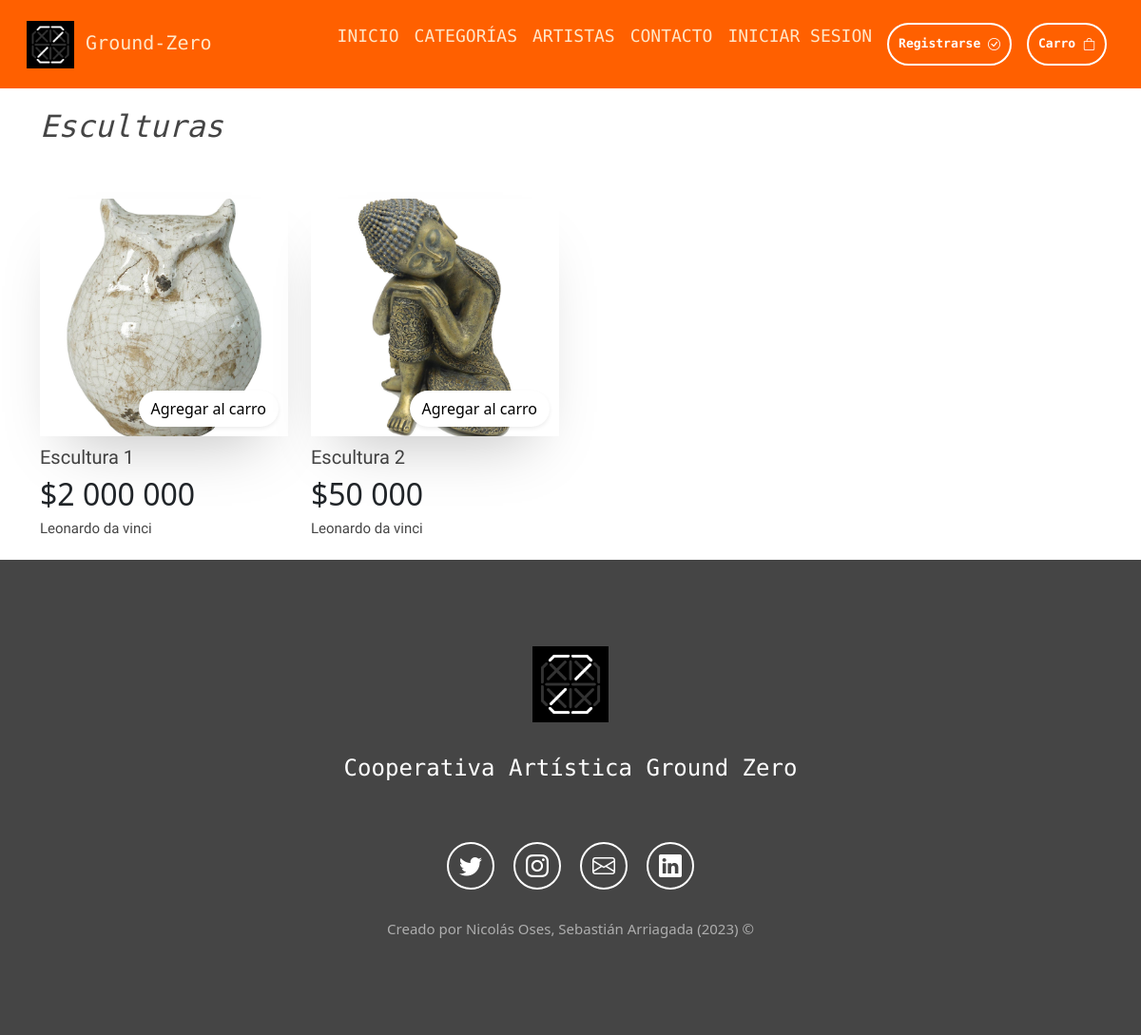
/escultura/, run on an earlier commit of the app's database.
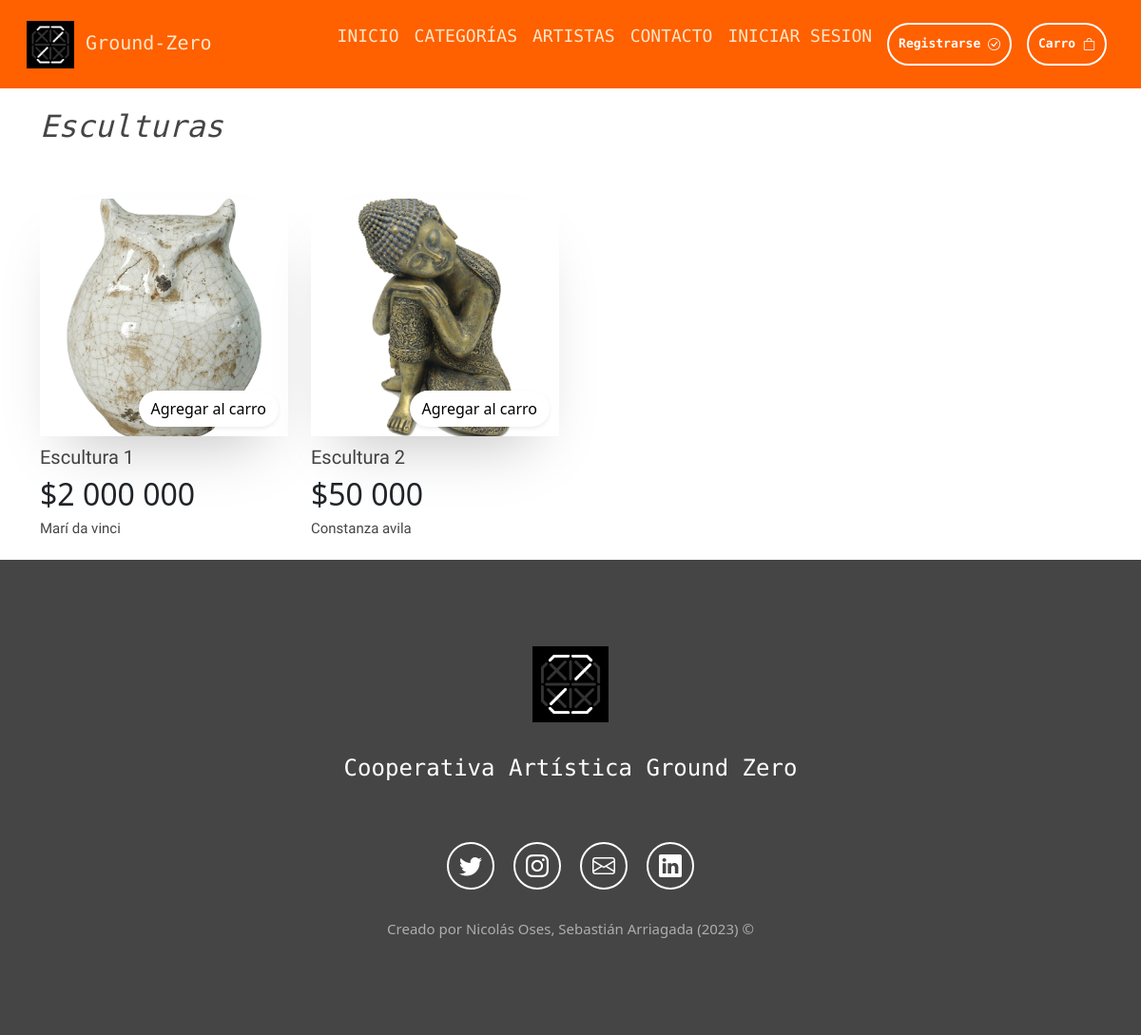
And on a later commit of the database.
### aplicacion/models.py (models this page shows, shortened)
class Obra(models.Model):
    titulo            = models.CharField(max_length=50)
    precio            = models.IntegerField()
    descripcion       = models.TextField()
    fecha_publicacion = models.DateField()
    imagen            = models.ImageField(upload_to="productos", null = True)
    url               = models.CharField(max_length=50, blank=True, null= True)
    categoria         = models.ForeignKey(Categoria, on_delete = models.PROTECT)
    artista           = models.ForeignKey(Artista, on_delete = models.PROTECT)

class Artista(models.Model):
  rut              = models.CharField(primary_key=True, max_length=10)
  nombre           = models.CharField(max_length=20)
  apellido_paterno = models.CharField(max_length=20)
  apellido_materno = models.CharField(max_length=20)
  fecha_nacimiento = models.DateField(blank=False, null=False)
  telefono         = models.CharField(max_length=20)
  email            = models.EmailField(unique=True, max_length=80, blank=True, null=True)
  direccion        = models.CharField(max_length=80, blank=True, null=True)
  activo           = models.BooleanField()
  def __str__(self):
    return str(self.nombre)+" "+str(self.apellido_paterno)

### aplicacion/views.py (the view)
# urls.py: path('escultura/', views.escultura, name='escultura'),
def escultura(request):
    escultura = Obra.objects.raw('SELECT * FROM aplicacion_obra WHERE categoria_id = 4')
    data = {
        'escultura': escultura
    }
    return render(request, 'app/plantillas/categorias/escultura.html', data)

### aplicacion/context_processor.py (called while the page is built)
def total_carrito(request):
    total = 0
    cantidadTotal = 0
    if request.user.is_authenticated:
        if 'carrito' in request.session.keys():
            for key, value in request.session['carrito'].items():
                total += int(value['acumulado'])
                cantidadTotal += int(value['cantidad'])
    return {'total_carrito': total, 'cantidad_total': cantidadTotal}

### aplicacion/templates/app/plantillas/categorias/escultura.html (shortened to what this page needs)
{% extends 'app/base.html' %}
{% load static %}
{% load humanize %}
{% block contenido %}
<section>
  <div class="container mt-3">
    <div class="row mb-5">
      <h2 class="obras-sub-title">Esculturas</h2>
    </div>
    <div class="row mb-3">
      {% for e in escultura %}
      <div class="col-12 col-md-3">
        <div class="product-box">
          <div class="product-inner-box position-relative obras-zoom">
            {% if e.imagen %}
            <a href="{% url 'detalle_producto' e.id %}">
              <img src="{{ e.imagen.url }}" alt="Pintura" class="img-fluid">
            </a>
            {% else %}
              <img src="{% static 'app/img/logo/logo.png'%}" alt="" class="img-fluid">
            {% endif %}
            <div class="cart-btn">
              <button class="btn btn-white shadow-sm rounded-pill">
                <a href="{% url 'agregar_carrito' e.id %}" style="text-decoration: none; color: black;">
                  Agregar al carro
                </a>
              </button>
            </div>
          </div>
          <div class="product-info">
            <div class="product-name">
              <h2>{{ e.titulo | title }}</h2>
            </div>
            <div class="precio">
              <h2>${{ e.precio | intcomma }}</h2>
            </div>
            <div class="artist-name">
              <h3>{{ e.artista | capfirst }}</h3>
            </div>
          </div>
        </div>
      </div>
      {% endfor %}
</section>
{% endblock %}

What changed in the data, as far as the page shows it:
changed through a linked row, Obra "Escultura 1": artista "Leonardo da vinci" → "Marí da vinci"
changed Obra "Escultura 2": artista "Leonardo da vinci" → "Constanza avila"
